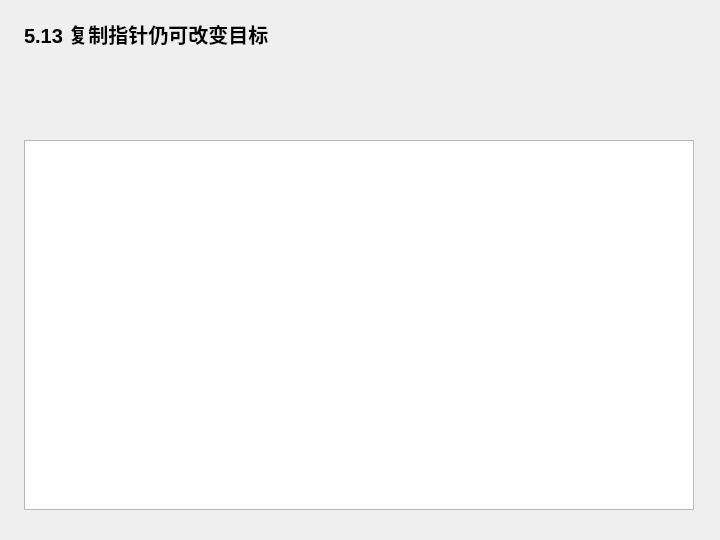
<?xml version="1.0" encoding="UTF-8"?>
<ui version="4.0">
 <class>Widget</class>
 <widget class="QWidget" name="Widget">
  <property name="geometry">
   <rect>
    <x>0</x>
    <y>0</y>
    <width>720</width>
    <height>540</height>
   </rect>
  </property>
  <property name="windowTitle">
   <string>5.13 复制指针仍可改变目标</string>
  </property>
  <widget class="QLabel" name="headingLabel">
   <property name="geometry">
    <rect>
     <x>24</x>
     <y>18</y>
     <width>670</width>
     <height>32</height>
    </rect>
   </property>
   <property name="text">
    <string>5.13 复制指针仍可改变目标</string>
   </property>
   <property name="font">
    <font>
     <pointsize>15</pointsize>
     <bold>true</bold>
    </font>
   </property>
  </widget>
  <widget class="QPlainTextEdit" name="outputEdit">
   <property name="geometry">
    <rect>
     <x>24</x>
     <y>140</y>
     <width>670</width>
     <height>370</height>
    </rect>
   </property>
   <property name="readOnly">
    <bool>true</bool>
   </property>
  </widget>
 </widget>
 <resources />
 <connections />
</ui>
